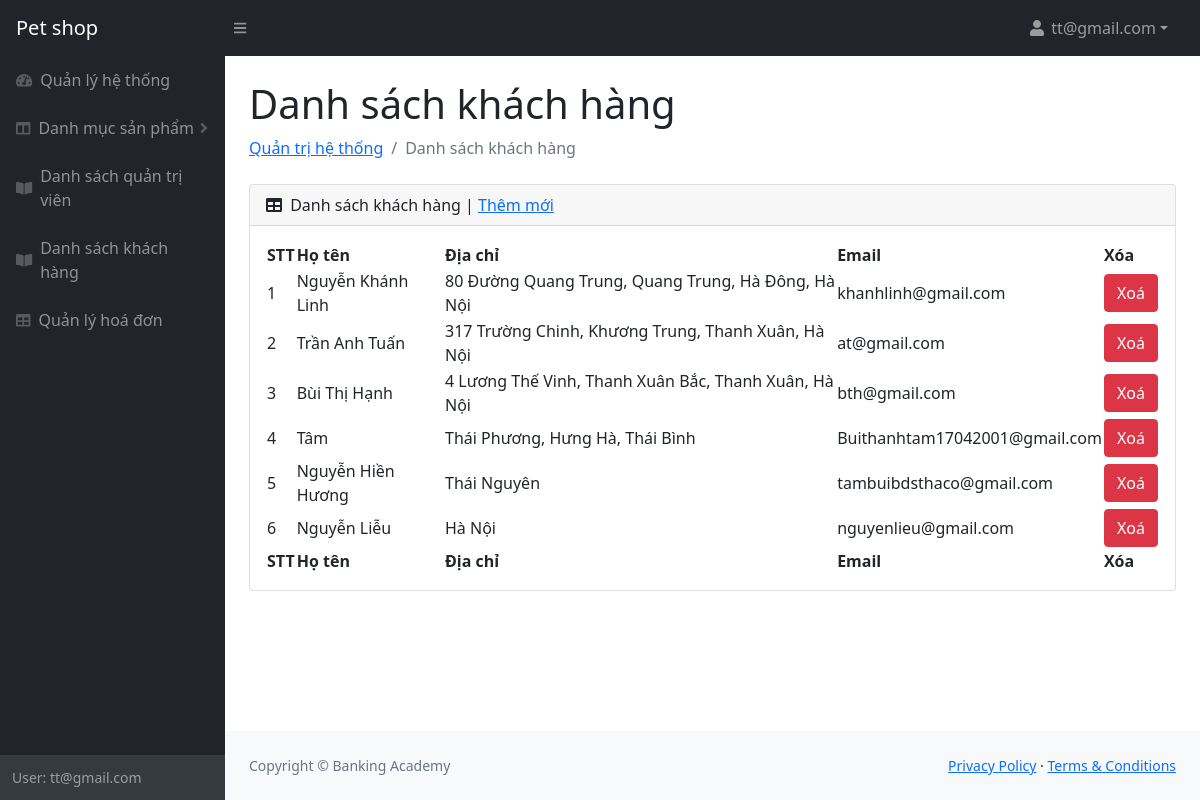
Screenshot of /admin/khachhang.php (signed in) with the database file from the repository.
### tables this page shows
CREATE TABLE `tbl_khachhang` (
  `khachhang_id` int(11) NOT NULL,
  `mat_khau` varchar(100) NOT NULL,
  `ten_khachhang` varchar(50) NOT NULL,
  `dia_chi` varchar(70) NOT NULL,
  `email` varchar(50) NOT NULL
);

### admin/khachhang.php (the view, shortened to what this page needs)
<!DOCTYPE html>
<html lang="en">
    <head>
        <link href="https://cdn.jsdelivr.net/npm/simple-datatables@latest/dist/style.css" rel="stylesheet" />
        <link href="css/styles.css" rel="stylesheet" />
    </head>
    <body class="sb-nav-fixed">
        <?php
        include("slide.php");
        ?>
            <div id="layoutSidenav_content">
                <main>
                    <div class="container-fluid px-4">
                        <h1 class="mt-4">Danh sách khách hàng</h1>
                        <ol class="breadcrumb mb-4">
                            <li class="breadcrumb-item"><a href="index.php">Quản trị hệ thống</a></li>
                            <li class="breadcrumb-item active">Danh sách khách hàng</li>
                        </ol>
                        <div class="card mb-4">
                            <div class="card-header">
                                <i class="fas fa-table me-1"></i>
                                Danh sách khách hàng | <a href="khachhang_themmoi.php">Thêm mới</a>
                            </div>
                            <div class="card-body">
                                <table id="datatablesSimple">
                                    <thead>
                                        <tr>
                                            <th>STT</th>
                                            <th>Họ tên</th>
                                            <th>Địa chỉ</th>
                                            <th>Email</th>
                                            <th>Xóa</th>
                                        </tr>
                                    </thead>
                                    <tfoot>
                                        <tr>
                                            <th>STT</th>
                                            <th>Họ tên</th>
                                            <th>Địa chỉ</th>
                                            <th>Email</th>
                                            <th>Xóa</th>
                                        </tr>
                                    </tfoot>
                                    <tbody>
                                    <?php
                                    include("../config.php");
                                        $sql = "
                                                  SELECT * FROM tbl_khachhang
                                        ";
                                        $ket_qua = mysqli_query($ket_noi, $sql);
                                        $i=0;
                                        while ($row = mysqli_fetch_array($ket_qua)) {
                                            $i++;
                                    ;?>
                                        <tr>
                                            <td><?php echo $i;?></td>
                                            <td><?php echo $row["ten_khachhang"];?></td>
                                            <td><?php echo $row["dia_chi"];?></td>
                                            <td><?php echo $row["email"];?></td>
                                            <td><a class="btn btn-danger" href="khachhang_xoa.php?id=<?php echo $row["khachhang_id"]; ?>" onclick="return confirm('Bạn có muốn xoá?')">Xoá</a></td>
                                        </tr>
                                    <?php
                                        }
                                    ;?>
                                    </tbody>
                                </table>
                            </div>
                        </div>
                    </div>
                </main>
                <footer class="py-4 bg-light mt-auto">
                    <div class="container-fluid px-4">
                        <div class="d-flex align-items-center justify-content-between small">
                            <div class="text-muted">Copyright &copy; Banking Academy</div>
                            <div>
                                <a href="#">Privacy Policy</a>
                                &middot;
                                <a href="#">Terms &amp; Conditions</a>
                            </div>
                        </div>
                    </div>
                </footer>
            </div>
        </div>
    </body>
</html>

### rows the page displays
tbl_khachhang: ten_khachhang "Nguyễn Khánh Linh", dia_chi "80 Đường Quang Trung, Quang Trung, Hà Đông, Hà Nội", email "khanhlinh@gmail.com"
tbl_khachhang: ten_khachhang "Trần Anh Tuấn", dia_chi "317 Trường Chinh, Khương Trung, Thanh Xuân, Hà Nội", email "at@gmail.com"
tbl_khachhang: ten_khachhang "Bùi Thị Hạnh", dia_chi "4 Lương Thế Vinh, Thanh Xuân Bắc, Thanh Xuân, Hà Nội", email "bth@gmail.com"
tbl_khachhang: ten_khachhang "Tâm", dia_chi "Thái Phương, Hưng Hà, Thái Bình", email "Buithanhtam17042001@gmail.com"
tbl_khachhang: ten_khachhang "Nguyễn Hiền Hương", dia_chi "Thái Nguyên", email "tambuibdsthaco@gmail.com"
tbl_khachhang: ten_khachhang "Nguyễn Liễu", dia_chi "Hà Nội", email "nguyenlieu@gmail.com"

### other values shown
$_SESSION['ten_admin'] "tt@gmail.com"
